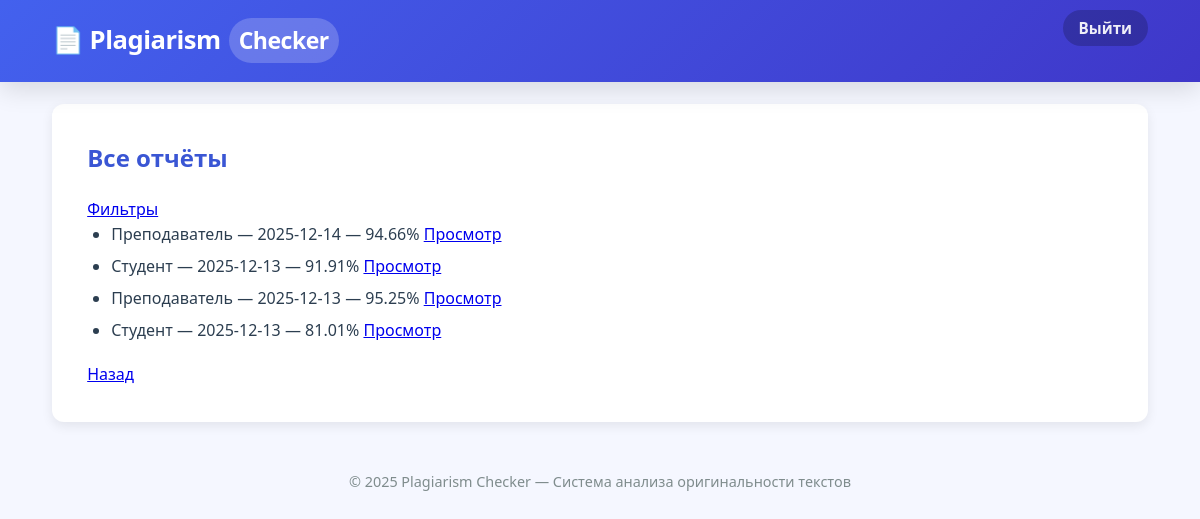
/teacher/reports (signed in), run on an earlier commit of the app's database.
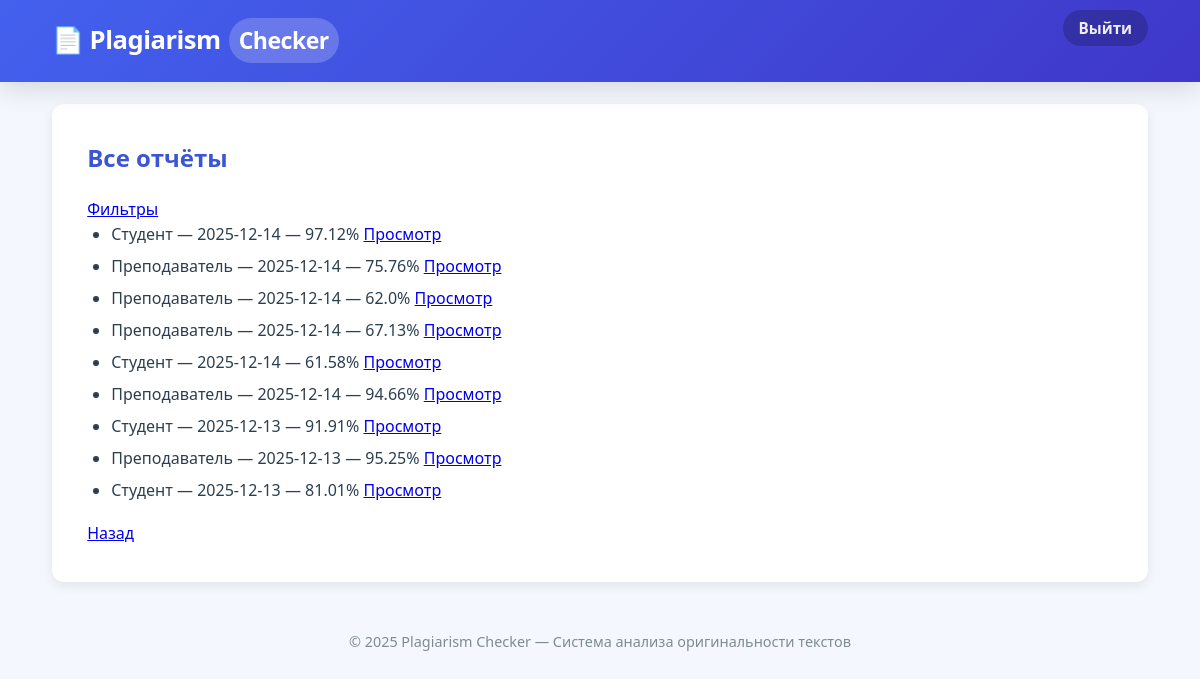
And on a later commit of the database.
### app/models.py (models this page shows)
class Report(db.Model):
    __tablename__ = 'reports'
    id = db.Column(db.Integer, primary_key=True)
    check_id = db.Column(db.Integer, db.ForeignKey(
        'plagiarism_checks.id'), nullable=False)
    user_id = db.Column(db.Integer, db.ForeignKey('users.id'), nullable=False)
    generated_date = db.Column(
        db.DateTime, default=db.func.current_timestamp())
    uniqueness_percentage = db.Column(db.Float)
    user = db.relationship('User', back_populates='reports')
    check = db.relationship('PlagiarismCheck', back_populates='report')

class User(UserMixin, db.Model):
    __tablename__ = 'users'
    id = db.Column(db.Integer, primary_key=True)
    name = db.Column(db.String(100), nullable=False)
    email = db.Column(db.String(120), unique=True, nullable=False)
    role = db.Column(db.String(20), nullable=False)
    password_hash = db.Column(db.String(128), nullable=False)
    documents = db.relationship('SourceDocument', back_populates='user')
    reports = db.relationship('Report', back_populates='user')

### app/teacher/routes.py (the view)
@bp.route('/reports')
@login_required
def reports():
    if current_user.role != 'teacher':
        flash('Доступ запрещён')
        return redirect(url_for('auth.login'))
    all_reports = get_all_reports()
    return render_template('teacher/reports.html', reports=all_reports)

### app/models.py (called while the page is built)
@login_manager.user_loader
def load_user(user_id):
    return User.query.get(int(user_id))

### app/teacher/services.py (called while the page is built)
def get_all_reports():
    return Report.query.order_by(Report.generated_date.desc()).all()

### app/templates/teacher/reports.html
{% extends "base.html" %}
{% block content %}
<h2>Все отчёты</h2>
<a href="{{ url_for('teacher.filter_reports') }}">Фильтры</a>
{% if reports %}
  <ul>
    {% for r in reports %}
      <li>
        {{ r.user.name }} — {{ r.generated_date.strftime('%Y-%m-%d') }} — {{ r.uniqueness_percentage }}%
        <a href="{{ url_for('teacher.view_report', report_id=r.id) }}">Просмотр</a>
      </li>
    {% endfor %}
  </ul>
{% else %}
  <p>Нет отчётов</p>
{% endif %}
<a href="{{ url_for('teacher.dashboard') }}">Назад</a>
{% endblock %}

### app/templates/base.html (shortened to what this page needs)
<!DOCTYPE html>
<html lang="ru">
<head>
</head>
<body>
    <header>
        <div class="container">
            <nav class="navbar">
                <a href="{% if current_user.is_authenticated %}{{ url_for(current_user.role + '.dashboard') }}{% else %}{{ url_for('auth.login') }}{% endif %}" class="logo">
                    📄 Plagiarism<span>Checker</span>
                </a>
                {% if current_user.is_authenticated %}
                <ul class="nav-links">
                    <li><a href="{{ url_for('auth.logout') }}" class="logout-link">Выйти</a></li>
                </ul>
                {% endif %}
            </nav>
        </div>
    </header>
    <div class="container">
        <main>
            {% block content %}{% endblock %}
        </main>
        <footer>
            &copy; 2025 Plagiarism Checker — Система анализа оригинальности текстов
        </footer>
    </div>
</body>
</html>

### app/templates/base.html (style rules this page uses)
:root { --primary: #4361ee; --primary-light: #4895ef; --primary-dark: #3a56d4; --secondary: #3f37c9; --accent: #4cc9f0; --success: #2ecc71; --warning: #f39c12; --danger: #e74c3c; --light: #f8f9fa; --dark: #212529; --text: #2c3e50; --text-light: #7f8c8d; --bg: #ffffff; --bg-body: #f5f7ff; --border: #e0e6f0; --card-bg: #ffffff; --shadow-sm: 0 2px 6px rgba(0,0,0,0.06); --shadow: 0 4px 12px rgba(0,0,0,0.08); --shadow-lg: 0 8px 24px rgba(0,0,0,0.12); --radius: 12px; --radius-sm: 8px; --transition: all 0.3s cubic-bezier(0.25, 0.8, 0.25, 1); --font-main: 'Segoe UI', system-ui, -apple-system, 'Helvetica Neue', Arial, sans-serif; }
* { margin: 0; padding: 0; box-sizing: border-box; }
html { scroll-behavior: smooth; }
body { font-family: var(--font-main); background-color: var(--bg-body); color: var(--text); line-height: 1.6; padding-top: 80px; padding-bottom: 40px; min-height: 100vh; }
header { background: linear-gradient(135deg, var(--primary), var(--secondary)); box-shadow: var(--shadow-lg); position: fixed; top: 0; left: 0; right: 0; z-index: 1000; backdrop-filter: blur(8px); -webkit-backdrop-filter: blur(8px); }
.container { width: 94%; max-width: 1200px; margin: 0 auto; padding: 0 16px; }
.navbar { display: flex; justify-content: space-between; align-items: center; padding: 1rem 0; }
.logo { font-size: 1.6rem; font-weight: 800; color: white; text-decoration: none; letter-spacing: -0.5px; display: flex; align-items: center; gap: 8px; }
.logo span { background: rgba(255,255,255,0.2); padding: 4px 10px; border-radius: 30px; font-size: 0.9em; }
.nav-links { display: flex; list-style: none; gap: 1rem; align-items: center; }
.nav-links a { text-decoration: none; color: rgba(255,255,255,0.92); font-weight: 600; padding: 8px 16px; border-radius: 30px; transition: var(--transition); position: relative; font-size: 0.95rem; }
.nav-links a.logout-link { background: rgba(0,0,0,0.2); }
main { background: var(--card-bg); border-radius: var(--radius); padding: 2.2rem; box-shadow: var(--shadow); margin-top: 1.5rem; transition: var(--transition); }
h1, h2, h3, h4 { margin-bottom: 1.2rem; color: var(--dark); font-weight: 700; }
h2 { font-size: 1.5rem; color: var(--primary-dark); }
p, ul, ol { margin-bottom: 1.1rem; color: var(--text); }
ul, ol { padding-left: 1.5rem; }
li { margin-bottom: 0.4rem; }
footer { text-align: center; margin-top: 3rem; color: var(--text-light); font-size: 0.9rem; }

What changed in the data, as far as the page shows it:
added Report: user.name "Студент", generated_date "2025-12-14", uniqueness_percentage "97.12"
added Report: user.name "Преподаватель", generated_date "2025-12-14", uniqueness_percentage "75.76"
added Report: user.name "Преподаватель", generated_date "2025-12-14", uniqueness_percentage "62.0"
added Report: user.name "Преподаватель", generated_date "2025-12-14", uniqueness_percentage "67.13"
added Report: user.name "Студент", generated_date "2025-12-14", uniqueness_percentage "61.58"
